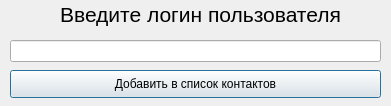
<?xml version="1.0" encoding="UTF-8"?>
<ui version="4.0">
 <class>Dialog</class>
 <widget class="QDialog" name="Dialog">
  <property name="geometry">
   <rect>
    <x>0</x>
    <y>0</y>
    <width>391</width>
    <height>106</height>
   </rect>
  </property>
  <property name="windowTitle">
   <string>Поиск пользователя</string>
  </property>
  <widget class="QLabel" name="label">
   <property name="geometry">
    <rect>
     <x>0</x>
     <y>-1</y>
     <width>401</width>
     <height>31</height>
    </rect>
   </property>
   <property name="font">
    <font>
     <pointsize>16</pointsize>
    </font>
   </property>
   <property name="text">
    <string>Введите логин пользователя</string>
   </property>
   <property name="alignment">
    <set>Qt::AlignCenter</set>
   </property>
  </widget>
  <widget class="QLineEdit" name="lineEdit">
   <property name="geometry">
    <rect>
     <x>10</x>
     <y>40</y>
     <width>371</width>
     <height>22</height>
    </rect>
   </property>
  </widget>
  <widget class="QPushButton" name="add_to_list">
   <property name="geometry">
    <rect>
     <x>10</x>
     <y>70</y>
     <width>371</width>
     <height>28</height>
    </rect>
   </property>
   <property name="text">
    <string>Добавить в список контактов</string>
   </property>
  </widget>
 </widget>
 <resources/>
 <connections/>
</ui>
